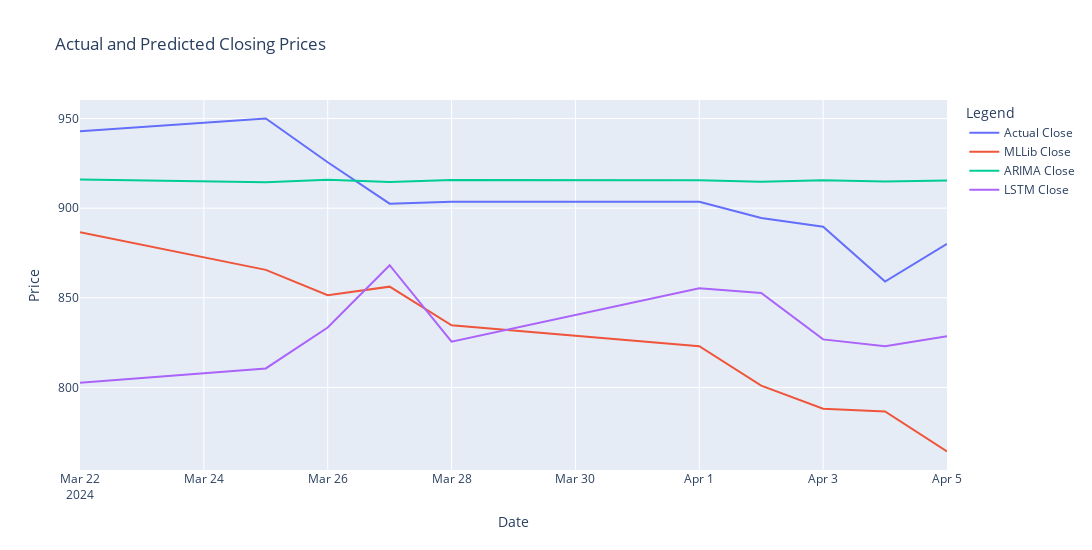

Notebook code for this chart:
### Markdown cell above
In the final step of my code, I created a graph comparing the predictions made by my three different machine learning models - ARIMA, MLlib, and LSTM - with the actual closing prices. Using the Plotly library, I displayed the predictions of each model along with the actual values on the same graph. This visualization allows me to directly compare the performance of each model, helping me understand which one best represents my time series data.

### Code cell
import plotly.graph_objs as go

# Create Plotly Scatter objects
trace_actual = go.Scatter(
    x=merged_df.index,
    y=merged_df['Close'],
    mode='lines',
    name='Actual Close'
)
trace_MLLib = go.Scatter(
    x=merged_df.index,
    y=merged_df['MLLib_Close'],
    mode='lines',
    name='MLLib Close'
)
trace_ARIMA = go.Scatter(
    x=merged_df.index,
    y=merged_df['ARIMA_Close'],
    mode='lines',
    name='ARIMA Close'
)
trace_LSTM = go.Scatter(
    x=merged_df.index,
    y=merged_df['LSTM_Close'],
    mode='lines',
    name='LSTM Close'
)
# Create and show the combined graph
fig = go.Figure(data=[trace_actual, trace_MLLib,trace_ARIMA,trace_LSTM])
#fig = go.Figure(data=[trace_arima_actual])
fig.update_layout(
    title='Actual and Predicted Closing Prices',
    xaxis_title='Date',
    yaxis_title='Price',
    legend_title='Legend',
    width = 1100, 
    height = 550
)

fig.show()

### Figure 1 — Plotly figure (JSON) as saved in the notebook; plotly's stock layout.template omitted (floating-point values rounded to 4 significant figures)
{"data": [{"mode": "lines", "name": "Actual Close", "type": "scatter", "x": ["2024-03-22T00:00:00", "2024-03-25T00:00:00", "2024-03-26T00:00:00", "2024-03-27T00:00:00", "2024-03-28T00:00:00", "2024-04-01T00:00:00", "2024-04-02T00:00:00", "2024-04-03T00:00:00", "2024-04-04T00:00:00", "2024-04-05T00:00:00"], "y": [942.9, 950.0, 925.6, 902.5, 903.6, 903.6, 894.5, 889.6, 859.0, 880.1]}, {"mode": "lines", "name": "MLLib Close", "type": "scatter", "x": ["2024-03-22T00:00:00", "2024-03-25T00:00:00", "2024-03-26T00:00:00", "2024-03-27T00:00:00", "2024-03-28T00:00:00", "2024-04-01T00:00:00", "2024-04-02T00:00:00", "2024-04-03T00:00:00", "2024-04-04T00:00:00", "2024-04-05T00:00:00"], "y": [886.6, 865.6, 851.4, 856.2, 834.7, 823.0, 801.0, 788.1, 786.6, 764.3]}, {"mode": "lines", "name": "ARIMA Close", "type": "scatter", "x": ["2024-03-22T00:00:00", "2024-03-25T00:00:00", "2024-03-26T00:00:00", "2024-03-27T00:00:00", "2024-03-28T00:00:00", "2024-04-01T00:00:00", "2024-04-02T00:00:00", "2024-04-03T00:00:00", "2024-04-04T00:00:00", "2024-04-05T00:00:00"], "y": [916.0, 914.5, 915.8, 914.6, 915.7, 915.6, 914.8, 915.5, 914.9, 915.5]}, {"mode": "lines", "name": "LSTM Close", "type": "scatter", "x": ["2024-03-22T00:00:00", "2024-03-25T00:00:00", "2024-03-26T00:00:00", "2024-03-27T00:00:00", "2024-03-28T00:00:00", "2024-04-01T00:00:00", "2024-04-02T00:00:00", "2024-04-03T00:00:00", "2024-04-04T00:00:00", "2024-04-05T00:00:00"], "y": [802.7, 810.6, 833.4, 868.2, 825.6, 855.4, 852.7, 826.8, 822.9, 828.5]}], "layout": {"height": 550, "legend": {"title": {"text": "Legend"}}, "title": {"text": "Actual and Predicted Closing Prices"}, "width": 1100, "xaxis": {"autorange": true, "range": ["2024-03-22", "2024-04-05"], "title": {"text": "Date"}, "type": "date"}, "yaxis": {"autorange": true, "range": [754.0, 960.3], "title": {"text": "Price"}, "type": "linear"}}}
